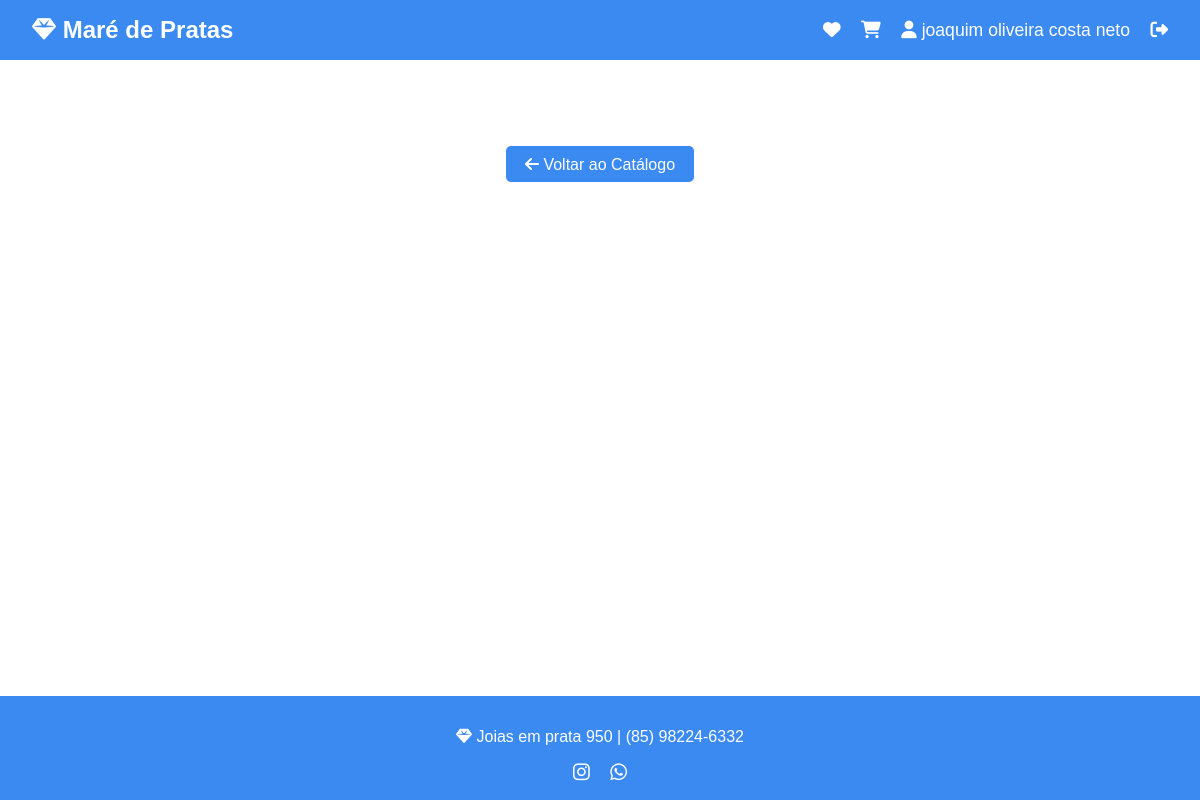
The page /favoritos (signed in) on the database as committed earlier.
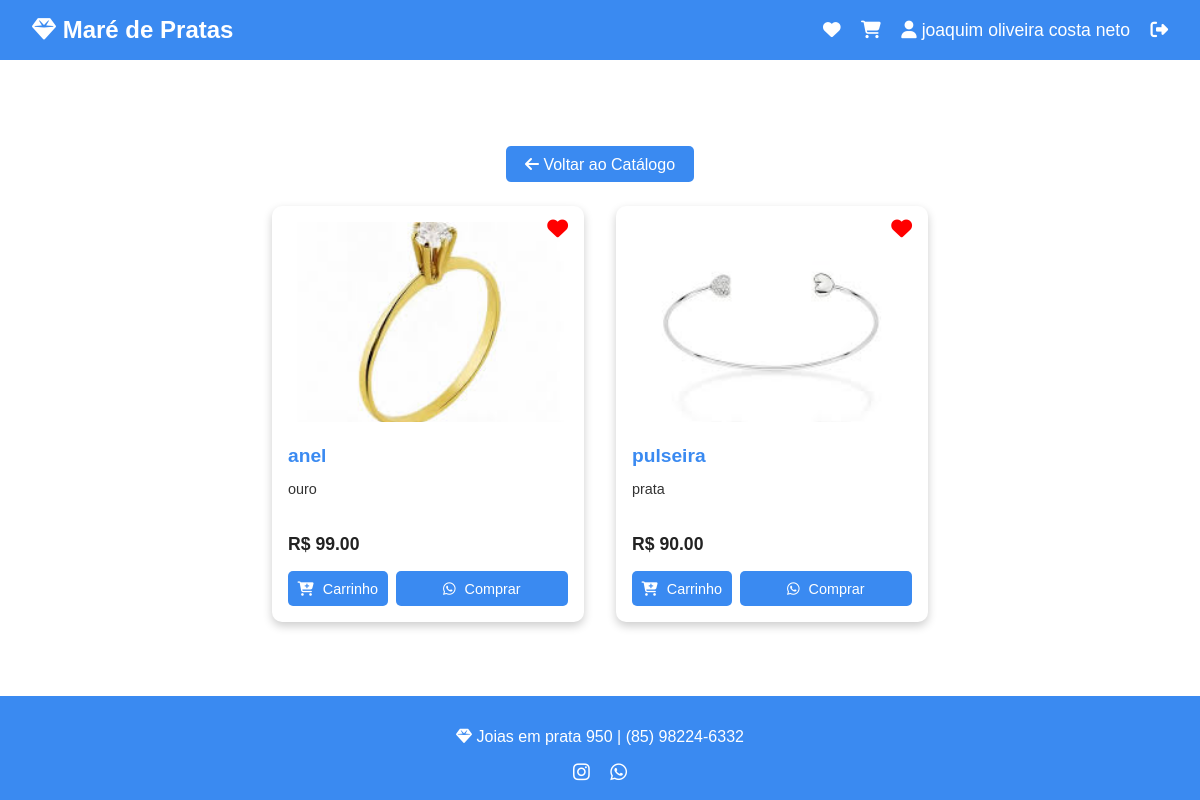
The same page on the database as committed later.
### app.py (models this page shows)
class Usuario(db.Model):
    id = db.Column(db.Integer, primary_key=True)
    nome_completo = db.Column(db.String(100), nullable=False)
    telefone = db.Column(db.String(20), nullable=False)
    email = db.Column(db.String(100), unique=True, nullable=False)
    senha = db.Column(db.String(200), nullable=False)

class Produto(db.Model):
    id = db.Column(db.Integer, primary_key=True)
    nome = db.Column(db.String(100), nullable=False)
    descricao = db.Column(db.Text, nullable=False)
    valor = db.Column(db.Float, nullable=False)
    foto_url = db.Column(db.String(200), nullable=False)
    estoque = db.Column(db.Integer, nullable=False, default=0)
    tamanho = db.Column(db.String(50), nullable=True)
    espessura = db.Column(db.String(50), nullable=True)
    desconto = db.Column(db.Integer, nullable=True, default=0)

### app.py (the view)
@app.route('/favoritos')
def favoritos():
    if 'nome_usuario' not in session:
        flash('Você precisa estar logado para ver seus favoritos.', 'error')
        return redirect(url_for('login'))
    usuario = Usuario.query.filter_by(nome_completo=session['nome_usuario']).first()
    favoritos = Favorito.query.filter_by(usuario_id=usuario.id).all()
    produtos_ids = [f.produto_id for f in favoritos]
    produtos = Produto.query.filter(Produto.id.in_(produtos_ids)).all()
    return render_template('favoritos.html', nome_usuario=session['nome_usuario'], produtos=produtos)

### app.py (called while the page is built)
@app.context_processor
def inject_carrinho_qtd():
    carrinho = session.get('carrinho', {})
    carrinho_qtd = sum(carrinho.values())
    return {'carrinho_qtd': carrinho_qtd}

@app.before_request
def checar_sessao():
    print(f"Usuário na sessão: {session.get('nome_usuario')}")

### templates/favoritos.html (shortened to what this page needs)
<!DOCTYPE html>
<html lang="pt-BR">
<head>
    <link rel="stylesheet" href="https://cdnjs.cloudflare.com/ajax/libs/font-awesome/6.5.0/css/all.min.css">
    <link rel="stylesheet" href="{{ url_for('static', filename='css/favoritos.css') }}">
</head>
<body>
    <header class="main-header">
        <div class="container">
            <div class="logo">
                <a href="{{ url_for('catalogo') }}">
                    <i class="fa-solid fa-gem"></i> Maré de Pratas
                </a>
            </div>
            <div class="actions">
                <a href="{{ url_for('favoritos') }}" title="Favoritos"><i class="fa-solid fa-heart"></i></a>
                <a href="{{ url_for('ver_carrinho') }}" title="Carrinho"><i class="fa-solid fa-cart-shopping"></i></a>
                {% if nome_usuario %}
                    <span><i class="fa-solid fa-user"></i> {{ nome_usuario }}</span>
                    <a href="{{ url_for('logout') }}" title="Logout"><i class="fa-solid fa-right-from-bracket"></i></a>
                {% else %}
                    <a href="{{ url_for('login') }}" title="Login"><i class="fa-solid fa-right-to-bracket"></i></a>
                {% endif %}
            </div>
        </div>
    </header>
    <main>
        <h2 class="catalog-title">Meus Favoritos</h2>
        <div class="voltar-catalogo">
            <a href="{{ url_for('catalogo') }}" class="btn-voltar">
                <i class="fa-solid fa-arrow-left"></i> Voltar ao Catálogo
            </a>
        </div>
        {% if produtos %}
        <div class="products-grid">
            {% for produto in produtos %}
            <div class="product-card">
                <form action="{{ url_for('adicionar_favorito') }}" method="POST" class="form-favorito">
                    <button type="submit" class="btn-favorito" title="Remover dos favoritos">
                        <i class="fa-solid fa-heart"></i>
                    </button>
                </form>
                <div class="product-image">
                    <img src="{{ produto.foto_url }}" alt="Imagem de {{ produto.nome }}">
                </div>
                <div class="product-info">
                    <h3>{{ produto.nome }}</h3>
                    <p class="description">{{ produto.descricao }}</p>
                    <div class="price-container">R$ {{ '%.2f'|format(produto.valor) }}</div>
                    <div class="product-buttons">
                        <form action="{{ url_for('adicionar_ao_carrinho') }}" method="POST">
                            <button type="submit" class="btn-carrinho">
                                <i class="fa-solid fa-cart-plus"></i> Carrinho
                            </button>
                        </form>
                        {% set mensagem = "Olá! Gostaria de comprar o produto: " + produto.nome + " por R$ " + "%.2f"|format(produto.valor) %}
                        <a href="https://api.whatsapp.com/send?phone=5585982246332&text={{ mensagem | urlencode }}"
                           target="_blank"
                           class="btn-comprar">
                           <i class="fab fa-whatsapp"></i> Comprar
                        </a>
                    </div>
                </div>
            </div>
            {% endfor %}
        </div>
        {% else %}
        <p class="mensagem-vazia">Você ainda não adicionou produtos aos favoritos.</p>
        {% endif %}
    </main>
    <footer class="main-footer">
        <p><i class="fa-solid fa-gem"></i> Joias em prata 950 | (85) 98224-6332</p>
        <div class="social-icons">
            <a href="https://www.instagram.com/mare_depratas" target="_blank"><i class="fab fa-instagram"></i></a>
            <a href="https://api.whatsapp.com/send/?phone=5585982246332" target="_blank"><i class="fab fa-whatsapp"></i></a>
        </div>
    </footer>
</body>
</html>

### static/css/favoritos.css (style rules this page uses)
html, body { height: 100%; margin: 0; padding: 0; font-family: Arial, sans-serif; background-color: #ffffff; color: #3a8af1; display: flex; flex-direction: column; }
main { flex: 1; }
header.main-header { background-color: #3a8af1; color: #ffffff; padding: 1rem 2rem; }
header .container { display: flex; justify-content: space-between; align-items: center; }
.logo a { color: #ffffff; text-decoration: none; font-size: 1.5rem; font-weight: bold; }
.actions a, .actions span { color: #ffffff; margin-left: 1rem; text-decoration: none; font-size: 1.1rem; }
.catalog-title { text-align: center; margin-top: 2rem; font-size: 2rem; color: white; }
.products-grid { display: flex; flex-wrap: wrap; justify-content: center; gap: 2rem; padding: 2rem; }
.product-card { background: white; color: #333; border-radius: 10px; width: 280px; padding: 1rem; box-shadow: 0 4px 10px rgba(0, 0, 0, 0.2); position: relative; }
.product-card img { width: 100%; border-radius: 8px; height: 200px; object-fit: cover; }
.product-info { margin-top: 1rem; }
.product-info h3 { font-size: 1.2rem; margin-bottom: 0.5rem; color: #3a8af1; }
.product-info .description { font-size: 0.9rem; margin-bottom: 0.8rem; height: 40px; overflow: hidden; }
.price-container { font-size: 1.1rem; font-weight: bold; color: #222; }
.product-buttons { margin-top: 1rem; display: flex; justify-content: space-between; flex-wrap: wrap; gap: 0.5rem; }
.btn-carrinho, .btn-comprar { flex: 1 1 45%; background-color: #3a8af1; color: white; border: none; padding: 0.6rem; border-radius: 5px; cursor: pointer; text-align: center; text-decoration: none; font-size: 0.9rem; }
.btn-carrinho i, .btn-comprar i { margin-right: 5px; }
.btn-favorito { position: absolute; top: 10px; right: 10px; background: none; border: none; font-size: 1.3rem; color: red; cursor: pointer; }
footer.main-footer { background-color: #3a8af1; color: #ffffff; text-align: center; padding: 1rem; margin-top: auto; }
footer.main-footer a { color: #ffffff; margin: 0 0.5rem; font-size: 1.2rem; }
.voltar-catalogo { text-align: center; margin-top: 1.5rem; }
.btn-voltar { background-color: #3a8af1; color: white; padding: 0.6rem 1.2rem; border-radius: 5px; text-decoration: none; font-size: 1rem; transition: background 0.3s; }

Rows that differ between the two databases and show on the page:
now on this page (row edited): Produto: foto_url (picture), nome "anel", descricao "ouro", valor "99.00"
now on this page (row edited): Produto: foto_url (picture), nome "pulseira", descricao "prata", valor "90.00"
